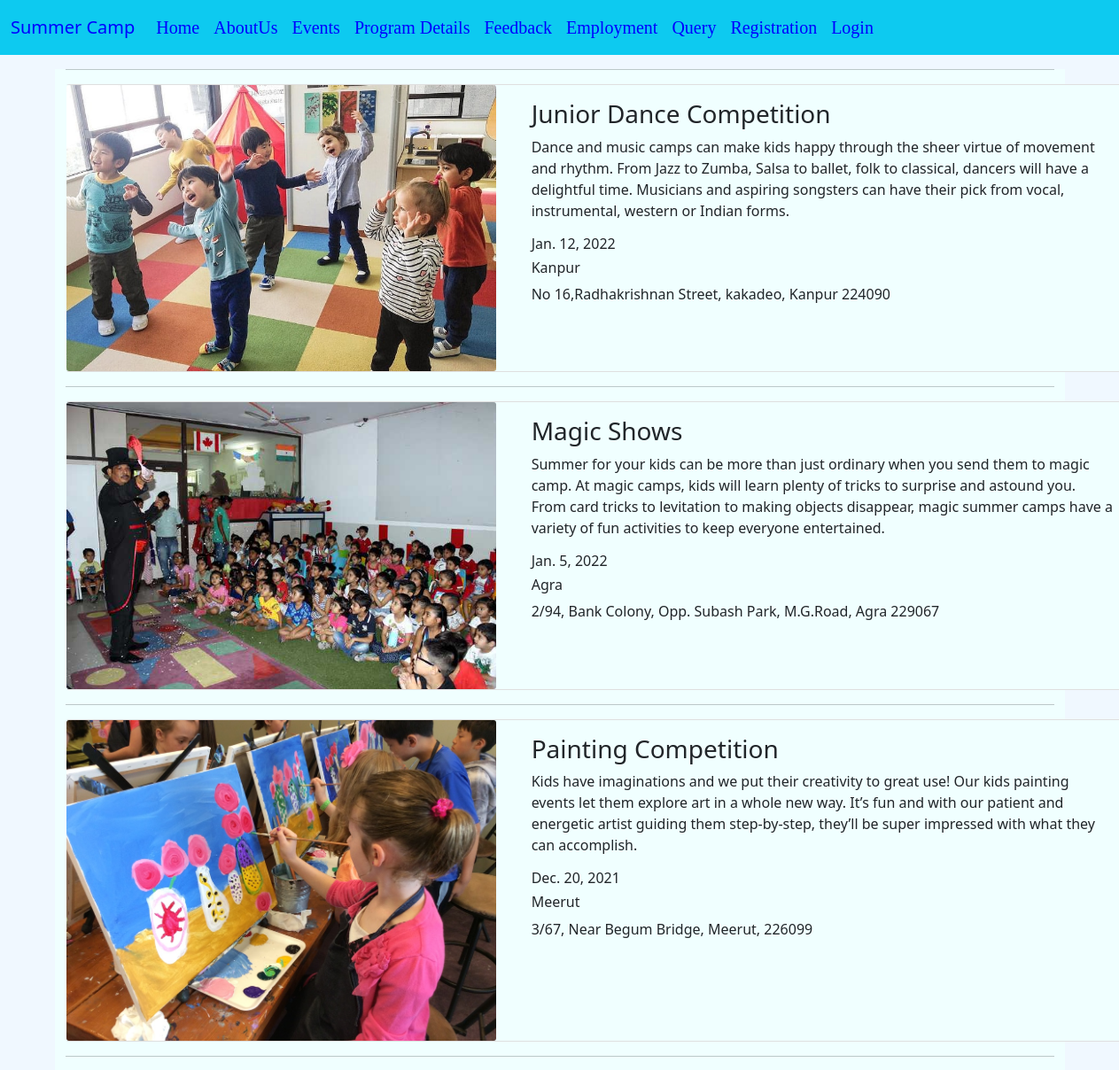
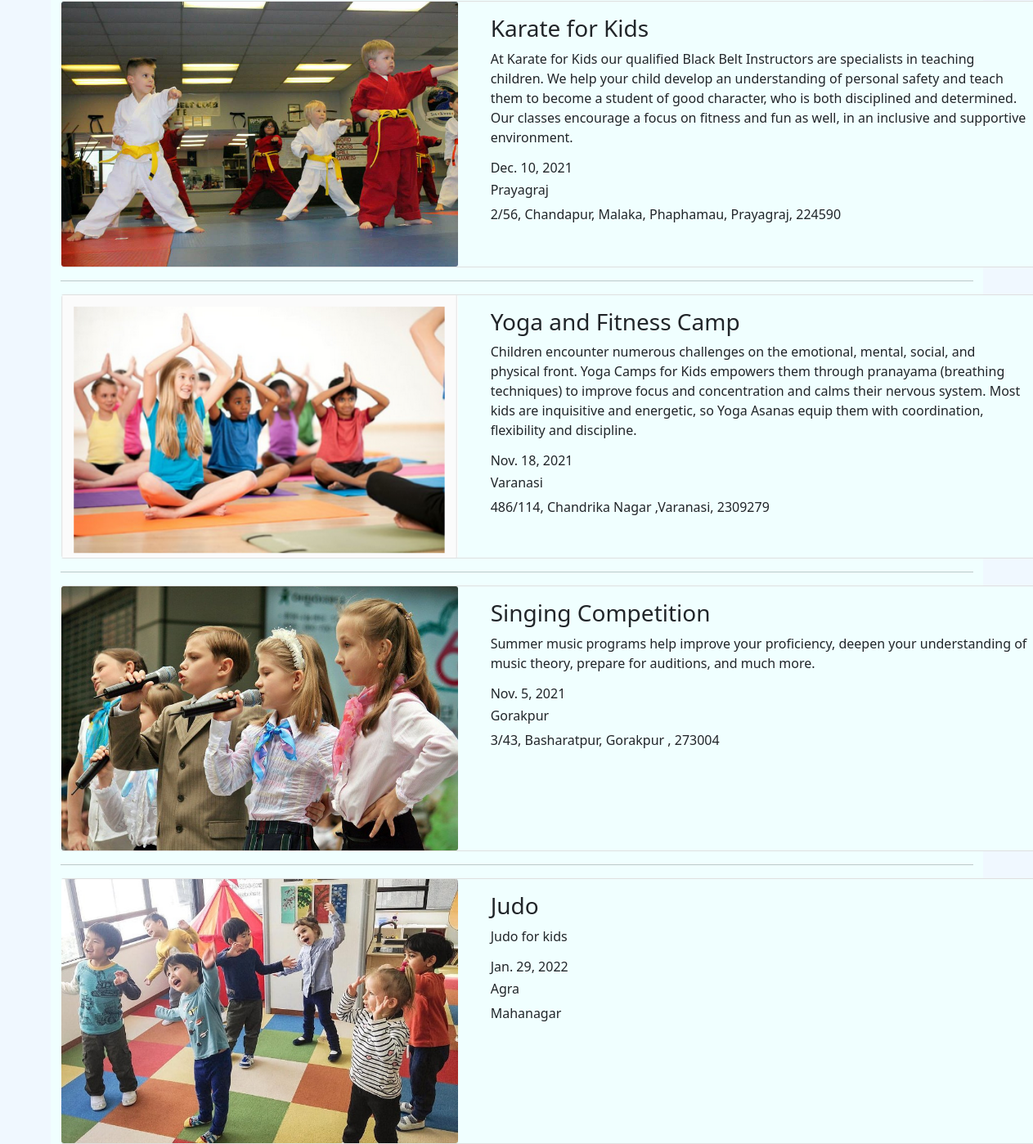
The app's page /events with its own data (2 pictures, top to bottom).
### summercamp/models.py (models this page shows, shortened)
class CityEvent(models.Model):
    Event_Id=models.AutoField(primary_key=True)
    Eventname=models.CharField(max_length=100,null=False)
    Date=models.DateField(default=timezone.now)
    City=models.CharField(max_length=50,null=False)
    VenueAddress=models.TextField(null=False)
    Description=models.TextField()
    EventPic=models.ImageField(max_length=255,upload_to="summercamp/event_pic",default="")

### summercamp/views.py (the view)
# urls.py: path('events',views.events,name="events"),
def events(request):
    event_set=CityEvent.objects.all()
    context={"eventinfo":event_set}
    return render(request,"summercamp/events.html",context)

### summercamp/templates/summercamp/events.html (shortened to what this page needs)
<!DOCTYPE html>
<html lang="en">
<head>
    <link href="https://cdn.jsdelivr.net/npm/bootstrap@5.1.3/dist/css/bootstrap.min.css" rel="stylesheet">
</head>
<body style="background-color:aliceblue;">
    {%include 'summercamp/header.html' %}
    <div class="container bcontent" style="background-color:azure;">
        {%for e in eventinfo %}
        <hr/>
        <div class="card" style="width: 1200px;">
            <div class="row no-gutters" style="background-color: azure;">
                <div class="col-sm-5">
                    <img class="card-img" src="/media/{{e.EventPic}}" alt="">
                </div>
                <div class="col-sm-7">
                    <div class="card-body" style="background-color: azure;">
                        <h3 class="card-title">{{e.Eventname}}</h3>
                        <p class="card-text">{{e.Description}}</p>
                        <h6 class="card-title">{{e.Date}}</h6>
                        <h6 class="card-title">{{e.City}}</h6>
                        <p class="card-text">{{e.VenueAddress}}</p>
                    </div>
                </div>
            </div>
        </div>
        {%endfor%}
    </div>
</body>
</html>

### summercamp/templates/summercamp/header.html (shortened to what this page needs)
<nav class="navbar navbar-expand-lg navbar-light bg-info">
    <div class="container-fluid">
      <a class="navbar-brand" href="#">Summer Camp</a>
      <div class="collapse navbar-collapse" id="navbarNavDropdown">
        <ul class="navbar-nav">
          <li class="nav-item">
            <a class="nav-link active" aria-current="page" href="{{'/'}}">Home</a>
          </li>
          <li class="nav-item">
            <a class="nav-link" href="{{'about'}}">AboutUs</a>
          </li>
          <li class="nav-item">
            <a class="nav-link" href="{{'events'}}">Events</a>
          </li>
          <li class="nav-item">
            <a class="nav-link" href="{{'program'}}">Program Details</a>
          </li>
          <li class="nav-item">
            <a class="nav-link" href="{{'feedback'}}">Feedback</a>
          </li>
          <li class="nav-item">
            <a class="nav-link" href="{{'employment'}}">Employment</a>
          </li>
          <li class="nav-item">
            <a class="nav-link" href="{{'query'}}">Query</a>
          </li>
          <li class="nav-item">
            <a class="nav-link" href="{{'registration'}}">Registration</a>
          </li>
          <li class="nav-item">
            <a class="nav-link" href="{{'login'}}">Login</a>
          </li>
      </div>
    </div>
  </nav>

### summercamp/templates/summercamp/header.html (style rules this page uses)
.nav-link { color:blue!important; font-family:Comic Sans Ms; font-size: 20px; }
.navbar-brand { color:blue!important; font-size: 20px; }

### records on screen
CityEvent: EventPic (picture), Eventname "Junior Dance Competition", Description "Dance and music camps can make kids happy through the sheer virtue of movement and rhythm. From Jazz to Zumba, Salsa to ballet, folk to classical, dancers will have a delightful time. Musicians and aspiring songsters can have their pick from vocal, instrumental, western or Indian forms.", Date "Jan. 12, 2022", City "Kanpur", VenueAddress "No 16,Radhakrishnan Street, kakadeo, Kanpur 224090"
CityEvent: EventPic (picture), Eventname "Magic Shows", Description "Summer for your kids can be more than just ordinary when you send them to magic camp. At magic camps, kids will learn plenty of tricks to surprise and astound you. From card tricks to levitation to making objects disappear, magic summer camps have a variety of fun activities to keep everyone entertained.", Date "Jan. 5, 2022", City "Agra", VenueAddress "2/94, Bank Colony, Opp. Subash Park, M.G.Road, Agra 229067"
CityEvent: EventPic (picture), Eventname "Painting Competition", Description "Kids have imaginations and we put their creativity to great use! Our kids painting events let them explore art in a whole new way. It’s fun and with our patient and energetic artist guiding them step-by-step, they’ll be super impressed with what they can accomplish.", Date "Dec. 20, 2021", City "Meerut", VenueAddress "3/67, Near Begum Bridge, Meerut, 226099"
CityEvent: EventPic (picture), Eventname "Karate for Kids", Description "At Karate for Kids our qualified Black Belt Instructors are specialists in teaching children. We help your child develop an understanding of personal safety and teach them to become a student of good character, who is both disciplined and determined. Our classes encourage a focus on fitness and fun as well, in an inclusive and supportive environment.", Date "Dec. 10, 2021", City "Prayagraj", VenueAddress "2/56, Chandapur, Malaka, Phaphamau, Prayagraj, 224590"
CityEvent: EventPic (picture), Eventname "Yoga and Fitness Camp", Description "Children encounter numerous challenges on the emotional, mental, social, and physical front. Yoga Camps for Kids empowers them through pranayama (breathing techniques) to improve focus and concentration and calms their nervous system. Most kids are inquisitive and energetic, so Yoga Asanas equip them with coordination, flexibility and discipline.", Date "Nov. 18, 2021", City "Varanasi", VenueAddress "486/114, Chandrika Nagar ,Varanasi, 2309279"
CityEvent: EventPic (picture), Eventname "Singing Competition", Description "Summer music programs help improve your proficiency, deepen your understanding of music theory, prepare for auditions, and much more.", Date "Nov. 5, 2021", City "Gorakpur", VenueAddress "3/43, Basharatpur, Gorakpur , 273004"
CityEvent: EventPic (picture), Eventname "Judo", Description "Judo for kids", Date "Jan. 29, 2022", City "Agra", VenueAddress "Mahanagar"
